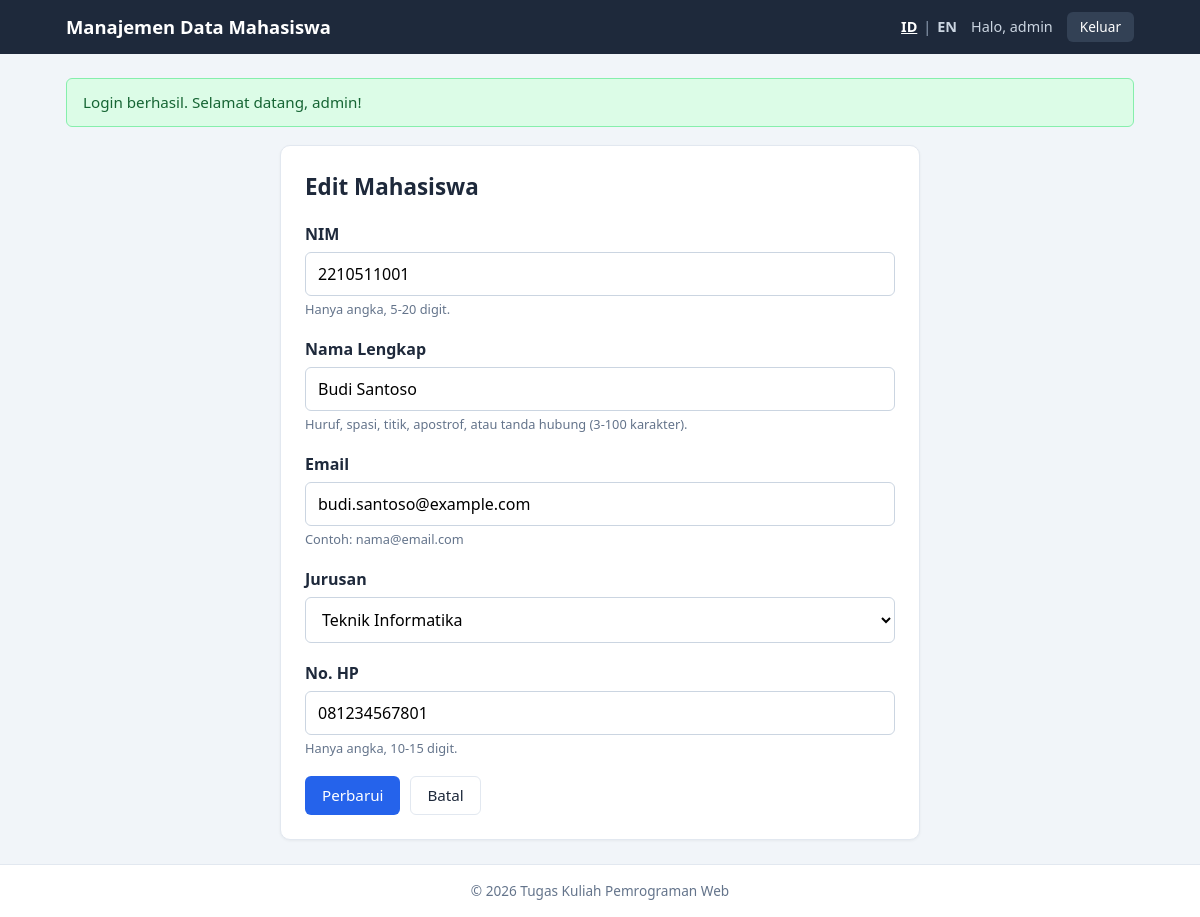
The app's page /edit.php?id=1 (signed in) with its own data.
### tables this page shows
CREATE TABLE mahasiswa (
    id         INT UNSIGNED NOT NULL AUTO_INCREMENT,
    nim        VARCHAR(20)  NOT NULL,
    nama       VARCHAR(100) NOT NULL,
    email      VARCHAR(100) NOT NULL,
    jurusan    VARCHAR(100) NOT NULL,
    no_hp      VARCHAR(15)  NOT NULL,
    created_at TIMESTAMP    NOT NULL DEFAULT CURRENT_TIMESTAMP,
    PRIMARY KEY (id),
    UNIQUE KEY uq_mahasiswa_nim (nim)
);

### includes/lang.php (called while the page is built, shortened)
<?php
function current_lang(): string
{
    $lang = $_SESSION['lang'] ?? DEFAULT_LANG;
    return in_array($lang, SUPPORTED_LANGS, true) ? $lang : DEFAULT_LANG;
}
function load_translations(): array
{
    static $translations = null;
    if ($translations === null) {
        $file = __DIR__ . '/../lang/' . current_lang() . '.php';
        $translations = require $file;
    }
    return $translations;
}
function t(string $key, ...$args): string
{
    $translations = load_translations();
    $text = $translations[$key] ?? $key;
    return $args ? vsprintf($text, $args) : $text;
}

### includes/functions.php (called while the page is built, shortened)
<?php
function e($value): string
{
    return htmlspecialchars((string) $value, ENT_QUOTES, 'UTF-8');
}
function get_jurusan_list(): array
{
    return [
        'Teknik Informatika',
        'Sistem Informasi',
        'Teknik Elektro',
        'Teknik Sipil',
        'Manajemen',
        'Akuntansi',
        'Ilmu Komunikasi',
        'Desain Komunikasi Visual',
    ];
}

### includes/form_fields.php (the view, shortened to what this page needs)
<div class="form-group <?= isset($errors['nim']) ? 'has-error' : '' ?>">
    <label for="nim"><?= e(t('nim')) ?></label>
    <input type="text" id="nim" name="nim" value="<?= e($data['nim']) ?>"
           inputmode="numeric" maxlength="20" autocomplete="off">
    <small class="hint"><?= e(t('hint_nim')) ?></small>
</div>
<div class="form-group <?= isset($errors['nama']) ? 'has-error' : '' ?>">
    <label for="nama"><?= e(t('name')) ?></label>
    <input type="text" id="nama" name="nama" value="<?= e($data['nama']) ?>"
           maxlength="100" autocomplete="off">
    <small class="hint"><?= e(t('hint_name')) ?></small>
</div>
<div class="form-group <?= isset($errors['email']) ? 'has-error' : '' ?>">
    <label for="email"><?= e(t('email')) ?></label>
    <input type="text" id="email" name="email" value="<?= e($data['email']) ?>"
           maxlength="100" autocomplete="off">
    <small class="hint"><?= e(t('hint_email')) ?></small>
</div>
<div class="form-group <?= isset($errors['jurusan']) ? 'has-error' : '' ?>">
    <label for="jurusan"><?= e(t('major')) ?></label>
    <select id="jurusan" name="jurusan">
        <?php foreach (get_jurusan_list() as $jurusan): ?>
            <option value="<?= e($jurusan) ?>" <?= $data['jurusan'] === $jurusan ? 'selected' : '' ?>>
                <?= e($jurusan) ?>
            </option>
        <?php endforeach; ?>
    </select>
</div>
<div class="form-group <?= isset($errors['no_hp']) ? 'has-error' : '' ?>">
    <label for="no_hp"><?= e(t('phone')) ?></label>
    <input type="text" id="no_hp" name="no_hp" value="<?= e($data['no_hp']) ?>"
           inputmode="numeric" maxlength="15" autocomplete="off">
    <small class="hint"><?= e(t('hint_phone')) ?></small>
</div>

### assets/style.css (style rules this page uses)
:root { --primary: #2563eb; --primary-dark: #1d4ed8; --danger: #dc2626; --danger-dark: #b91c1c; --dark: #1e293b; --muted: #64748b; --border: #e2e8f0; --bg: #f1f5f9; --white: #ffffff; }
* { box-sizing: border-box; }
body { margin: 0; font-family: "Segoe UI", Roboto, Arial, sans-serif; background: var(--bg); color: var(--dark); line-height: 1.5; min-height: 100vh; display: flex; flex-direction: column; }
.form-group { margin-bottom: 18px; }
.form-group label { display: block; font-weight: 600; margin-bottom: 6px; }
.form-group input, .form-group select { width: 100%; padding: 10px 12px; border: 1px solid #cbd5e1; border-radius: 6px; font-size: 1rem; font-family: inherit; background: var(--white); }
.hint { display: block; color: var(--muted); font-size: 0.8rem; margin-top: 4px; }

### records on screen
mahasiswa: nim "2210511001", nama "Budi Santoso", email "budi.santoso@example.com", no_hp "081234567801"

### other values on screen
t('app_title') "Manajemen Data Mahasiswa"
t('hello', $_SESSION['username'] ?? '') "Halo, admin"
t('logout') "Keluar"
$flash['message'] "Login berhasil. Selamat datang, admin!"
t('edit_student') "Edit Mahasiswa"
t('nim') "NIM"
t('hint_nim') "Hanya angka, 5-20 digit."
t('name') "Nama Lengkap"
t('hint_name') "Huruf, spasi, titik, apostrof, atau tanda hubung (3-100 karakter)."
t('email') "Email"
t('hint_email') "Contoh: nama@email.com"
t('major') "Jurusan"
t('phone') "No. HP"
t('hint_phone') "Hanya angka, 10-15 digit."
t('update') "Perbarui"
